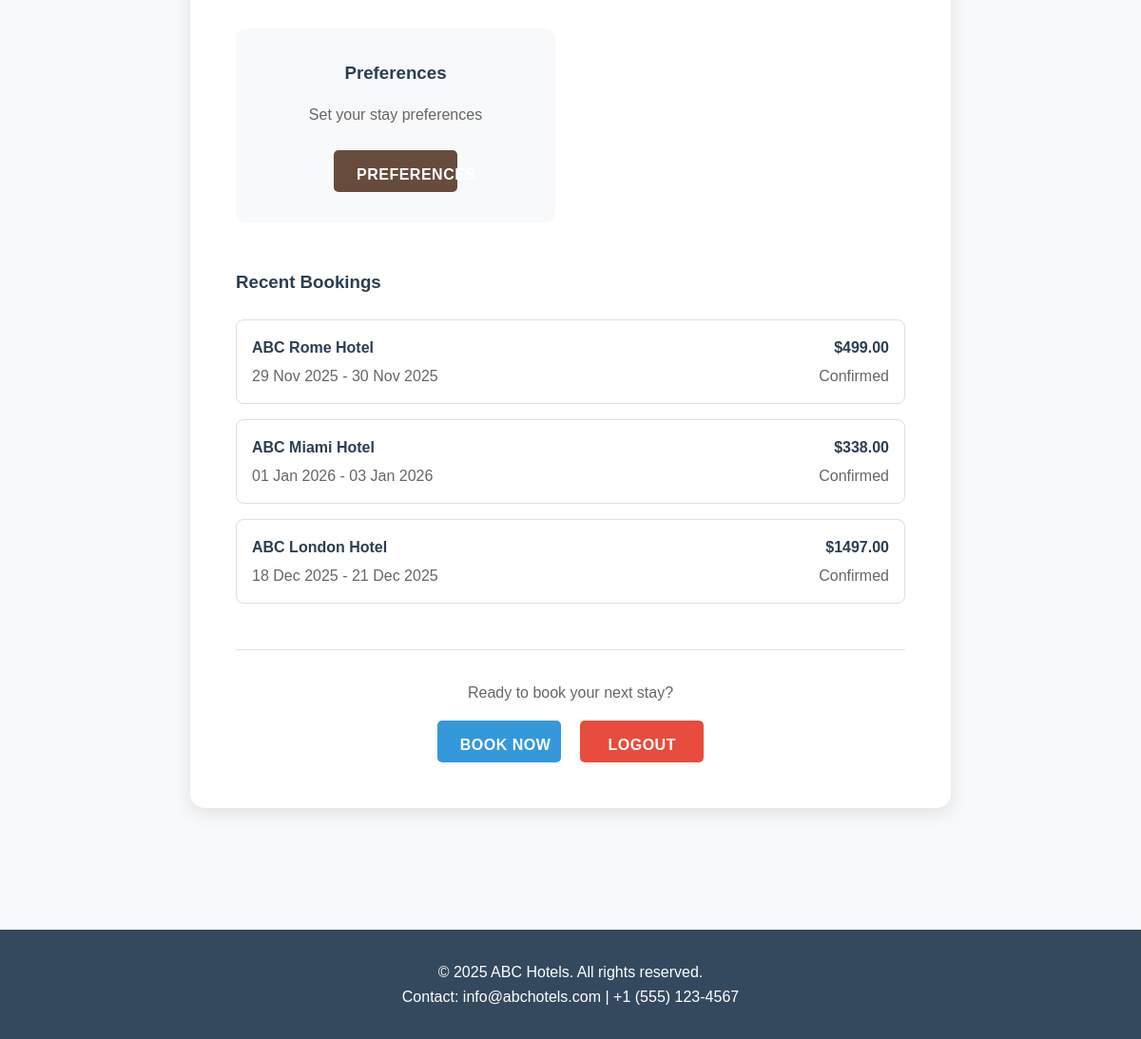
Before: /dashboard/ (signed in, lower part) with the older database file.
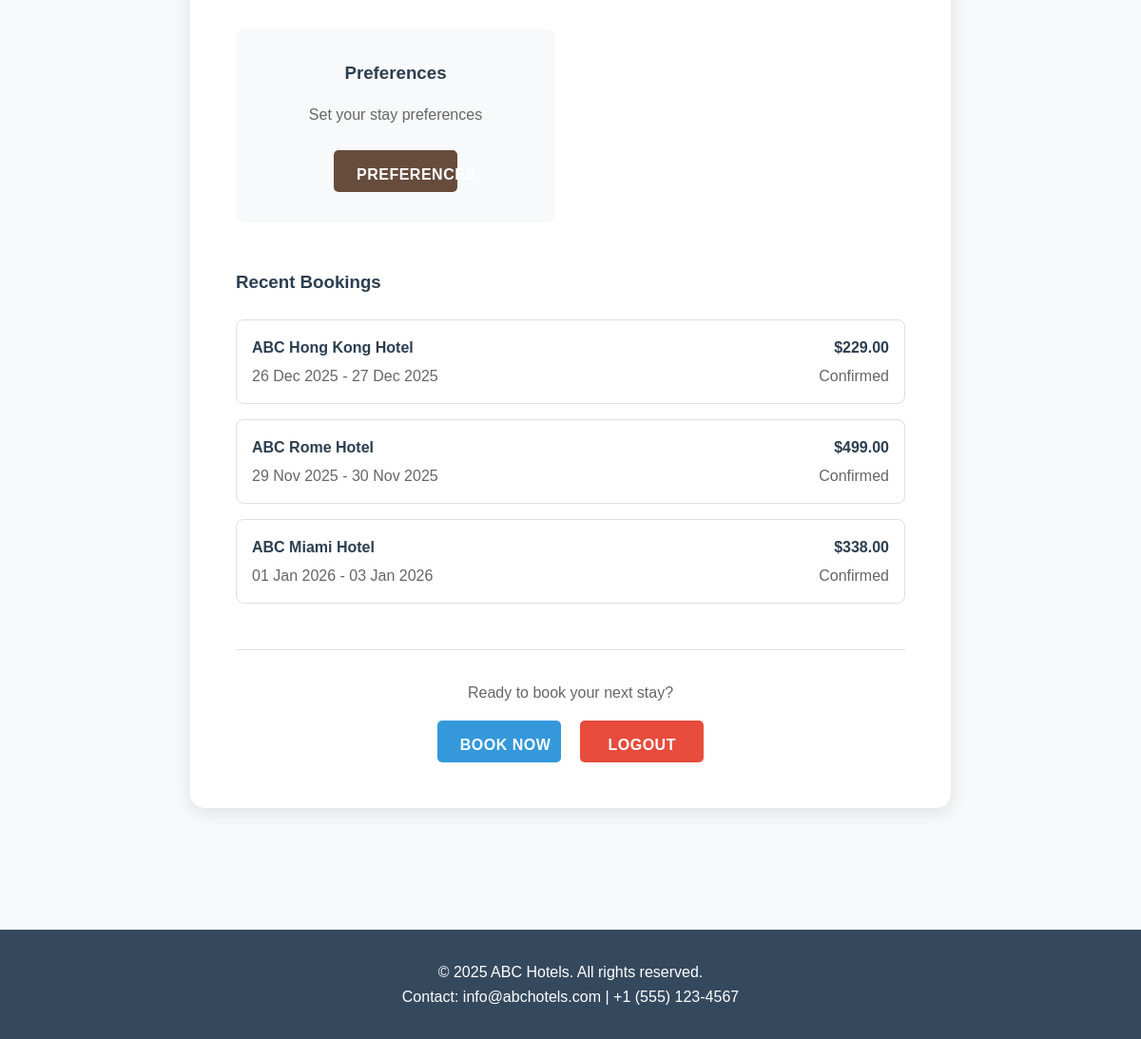
After: the same page with the newer database file.
### hotel/models.py (models this page shows, shortened)
class Booking(models.Model):
    STATUS_CHOICES = [
        ('confirmed', 'Confirmed'),
        ('checked_in', 'Checked In'),
        ('checked_out', 'Checked Out'),
        ('cancelled', 'Cancelled'),
    ]
    guest_name = models.CharField(max_length=100)
    guest_email = models.EmailField()
    guest_phone = models.CharField(max_length=20)
    room = models.ForeignKey(Room, on_delete=models.CASCADE,
    related_name='bookings')
    check_in = models.DateField()
    check_out = models.DateField()
    total_guests = models.PositiveIntegerField(default=1)
    status = models.CharField(max_length=20, choices=STATUS_CHOICES,
    default='confirmed')
    created_at = models.DateTimeField(auto_now_add=True)
    updated_at = models.DateTimeField(auto_now=True)
    @property
    def total_price(self):
        if self.check_in and self.check_out and self.room:
            nights = (self.check_out - self.check_in).days
            return nights * self.room.room_type.price_per_night
        return 0
    class Meta:
        ordering = ['-created_at']

class Room(models.Model):
    city = models.ForeignKey(City, on_delete=models.CASCADE, related_name='rooms')
    room_type = models.ForeignKey(RoomType, on_delete=models.CASCADE)
    is_available = models.BooleanField(default=True)
    image = models.ImageField(upload_to='images/room_specific/', blank=True,
    null=True, verbose_name='Room Specific Image')

class City(models.Model):
    name = models.CharField(max_length=100)
    description = models.TextField()
    image = models.ImageField(upload_to='images/city/', null=True, blank=True)
    is_active = models.BooleanField(default=True)
    class Meta:
        verbose_name = 'City'
        verbose_name_plural = 'Cities'

class RoomType(models.Model):
    name = models.CharField(max_length=100, unique=True)
    description = models.TextField()
    price_per_night = models.DecimalField(max_digits=8, decimal_places=2)
    capacity = models.PositiveIntegerField()
    image = models.ImageField(upload_to='images/room/', null=True, blank=True)
    class Meta:
        ordering = ['name']

### hotel/views.py (the view)
# urls.py: path('dashboard/', views.dashboard, name='dashboard'),
@login_required
def dashboard(request):
    if request.user.is_authenticated:
        bookings = Booking.objects.filter(guest_email=request.user.email)
    else:
        bookings = []
    context = {
        'bookings': bookings,
    }
    return render(request, 'dashboard.html', context)

### templates/dashboard.html (shortened to what this page needs)
{% extends 'base.html' %}
{% block content %}
<section style="padding: 4rem 0;">
    <div class="container">
        <div style="max-width: 800px; margin: 0 auto;">
            <div style="background: white; padding: 3rem; border-radius: 15px; box-shadow: 0 5px 20px rgba(0,0,0,0.1);">
                <div style="display: grid; grid-template-columns: repeat(auto-fit, minmax(250px, 1fr)); gap: 2rem; margin-bottom: 3rem;">
                    <div style="background: #f8f9fa; padding: 2rem; border-radius: 10px; text-align: center;">
                        <h3 style="color: #2c3e50; margin-bottom: 1rem;">Preferences</h3>
                        <p style="color: #666; margin-bottom: 1.5rem;">Set your stay preferences</p>
                        <a href="#" class="btn btn-primary">Preferences</a>
                    </div>
                </div>
                {% if bookings %}
                <div style="margin-bottom: 3rem;">
                    <h3 style="color: #2c3e50; margin-bottom: 1.5rem;">Recent Bookings</h3>
                    <div style="display: grid; gap: 1rem;">
                        {% for booking in bookings|slice:":3" %}
                        <div style="border: 1px solid #e0e0e0; padding: 1rem; border-radius: 8px;">
                            <div style="display: flex; justify-content: space-between; align-items: center;">
                                <div>
                                    <p style="margin: 0; color: #2c3e50; font-weight: bold;">ABC {{ booking.room.city.name }} Hotel</p>
                                    <p style="margin: 0.25rem 0 0 0; color: #666;">{{ booking.check_in|date:"d M Y" }} - {{ booking.check_out|date:"d M Y" }}</p>
                                </div>
                                <div style="text-align: right;">
                                    <p style="margin: 0; font-weight: bold; color: #2c3e50;">${{ booking.total_price }}</p>
                                    <p style="margin: 0.25rem 0 0 0; color: #666; text-transform: capitalize;">{{ booking.status }}</p>
                                </div>
                            </div>
                        </div>
                        {% endfor %}
                    </div>
                </div>
                {% endif %}
                <div style="text-align: center; padding-top: 2rem; border-top: 1px solid #e0e0e0;">
                    <p style="color: #666; margin-bottom: 1rem;">Ready to book your next stay?</p>
                    <a href="{% url 'room_list' %}" class="btn" style="background: #3498db; margin-right: 1rem;">Book Now</a>
                    <a href="{% url 'logout' %}" class="btn" style="background: #e74c3c;">Logout</a>
                </div>
            </div>
        </div>
    </div>
</section>
{% endblock %}

Changed rows visible on the page:
no longer on this page (row unchanged): Booking: room.city.name "London", check_in "18 Dec 2025", check_out "21 Dec 2025", total_price "1497.00", status "Confirmed"
added Booking: room.city.name "Hong Kong", check_in "26 Dec 2025", check_out "27 Dec 2025", total_price "229.00", status "Confirmed"
